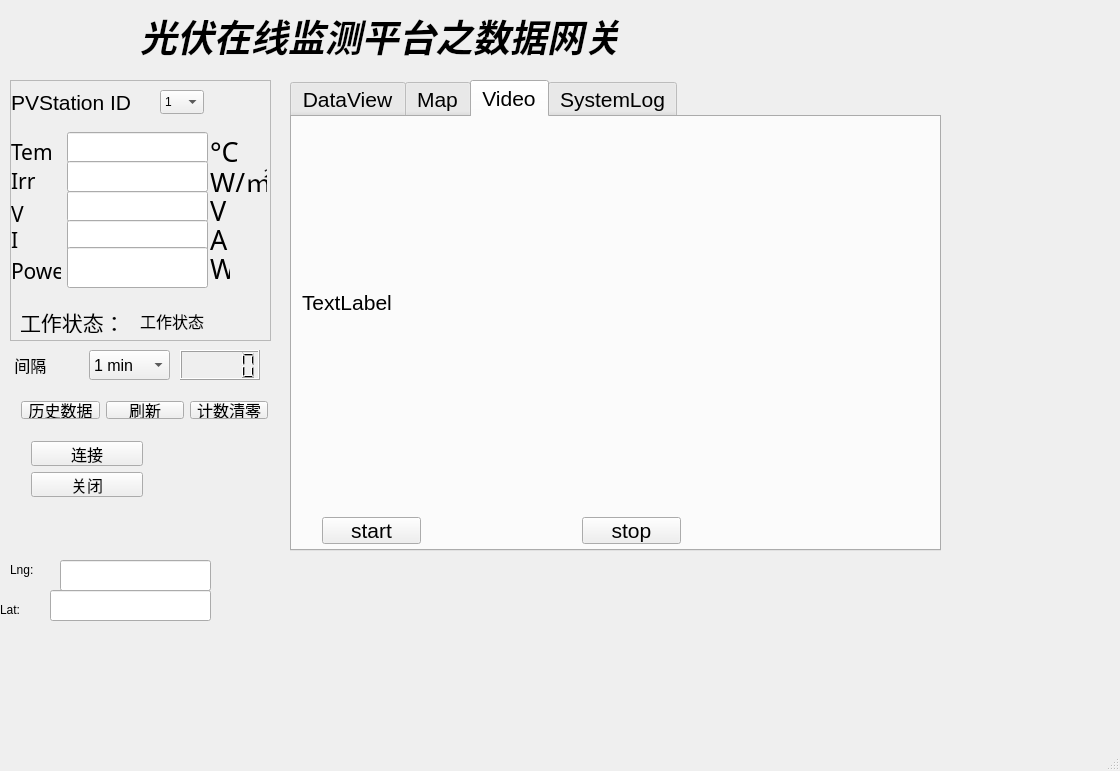
<?xml version="1.0" encoding="UTF-8"?>
<ui version="4.0">
 <class>GateWay</class>
 <widget class="QMainWindow" name="GateWay">
  <property name="geometry">
   <rect>
    <x>0</x>
    <y>0</y>
    <width>1120</width>
    <height>771</height>
   </rect>
  </property>
  <property name="windowTitle">
   <string>GateWay</string>
  </property>
  <widget class="QWidget" name="centralWidget">
   <widget class="QLabel" name="label">
    <property name="geometry">
     <rect>
      <x>140</x>
      <y>-10</y>
      <width>511</width>
      <height>91</height>
     </rect>
    </property>
    <property name="font">
     <font>
      <family>Ubuntu Mono</family>
      <pointsize>28</pointsize>
      <weight>75</weight>
      <italic>true</italic>
      <bold>true</bold>
     </font>
    </property>
    <property name="text">
     <string>光伏在线监测平台之数据网关</string>
    </property>
   </widget>
   <widget class="QFrame" name="frame">
    <property name="geometry">
     <rect>
      <x>10</x>
      <y>80</y>
      <width>261</width>
      <height>261</height>
     </rect>
    </property>
    <property name="frameShape">
     <enum>QFrame::StyledPanel</enum>
    </property>
    <property name="frameShadow">
     <enum>QFrame::Raised</enum>
    </property>
    <widget class="QLabel" name="SystemStatus">
     <property name="geometry">
      <rect>
       <x>130</x>
       <y>230</y>
       <width>71</width>
       <height>21</height>
      </rect>
     </property>
     <property name="sizePolicy">
      <sizepolicy hsizetype="Fixed" vsizetype="Fixed">
       <horstretch>0</horstretch>
       <verstretch>0</verstretch>
      </sizepolicy>
     </property>
     <property name="font">
      <font>
       <pointsize>12</pointsize>
      </font>
     </property>
     <property name="text">
      <string>工作状态</string>
     </property>
    </widget>
    <widget class="QLabel" name="label_12">
     <property name="geometry">
      <rect>
       <x>10</x>
       <y>230</y>
       <width>105</width>
       <height>23</height>
      </rect>
     </property>
     <property name="sizePolicy">
      <sizepolicy hsizetype="Fixed" vsizetype="Fixed">
       <horstretch>0</horstretch>
       <verstretch>0</verstretch>
      </sizepolicy>
     </property>
     <property name="font">
      <font>
       <pointsize>16</pointsize>
      </font>
     </property>
     <property name="text">
      <string>工作状态：</string>
     </property>
    </widget>
    <widget class="QLabel" name="label_10">
     <property name="geometry">
      <rect>
       <x>200</x>
       <y>177</y>
       <width>20</width>
       <height>23</height>
      </rect>
     </property>
     <property name="sizePolicy">
      <sizepolicy hsizetype="Fixed" vsizetype="Fixed">
       <horstretch>0</horstretch>
       <verstretch>0</verstretch>
      </sizepolicy>
     </property>
     <property name="font">
      <font>
       <family>Ubuntu Mono</family>
       <pointsize>20</pointsize>
      </font>
     </property>
     <property name="text">
      <string>W</string>
     </property>
    </widget>
    <widget class="QLabel" name="label_26">
     <property name="geometry">
      <rect>
       <x>1</x>
       <y>11</y>
       <width>161</width>
       <height>23</height>
      </rect>
     </property>
     <property name="sizePolicy">
      <sizepolicy hsizetype="Fixed" vsizetype="Fixed">
       <horstretch>0</horstretch>
       <verstretch>0</verstretch>
      </sizepolicy>
     </property>
     <property name="font">
      <font>
       <pointsize>16</pointsize>
      </font>
     </property>
     <property name="text">
      <string>PVStation ID</string>
     </property>
    </widget>
    <widget class="QComboBox" name="PvStationID">
     <property name="geometry">
      <rect>
       <x>150</x>
       <y>10</y>
       <width>44</width>
       <height>24</height>
      </rect>
     </property>
     <property name="sizePolicy">
      <sizepolicy hsizetype="Fixed" vsizetype="Fixed">
       <horstretch>0</horstretch>
       <verstretch>0</verstretch>
      </sizepolicy>
     </property>
     <item>
      <property name="text">
       <string>1</string>
      </property>
     </item>
     <item>
      <property name="text">
       <string>2</string>
      </property>
     </item>
     <item>
      <property name="text">
       <string>3</string>
      </property>
     </item>
     <item>
      <property name="text">
       <string>4</string>
      </property>
     </item>
     <item>
      <property name="text">
       <string>5</string>
      </property>
     </item>
    </widget>
    <widget class="QLineEdit" name="Temp">
     <property name="geometry">
      <rect>
       <x>57</x>
       <y>52</y>
       <width>141</width>
       <height>31</height>
      </rect>
     </property>
     <property name="sizePolicy">
      <sizepolicy hsizetype="Fixed" vsizetype="Fixed">
       <horstretch>0</horstretch>
       <verstretch>0</verstretch>
      </sizepolicy>
     </property>
    </widget>
    <widget class="QLabel" name="label_3">
     <property name="geometry">
      <rect>
       <x>200</x>
       <y>60</y>
       <width>30</width>
       <height>23</height>
      </rect>
     </property>
     <property name="sizePolicy">
      <sizepolicy hsizetype="Fixed" vsizetype="Fixed">
       <horstretch>0</horstretch>
       <verstretch>0</verstretch>
      </sizepolicy>
     </property>
     <property name="font">
      <font>
       <family>Ubuntu Mono</family>
       <pointsize>20</pointsize>
      </font>
     </property>
     <property name="text">
      <string>°C</string>
     </property>
    </widget>
    <widget class="QLabel" name="label_2">
     <property name="geometry">
      <rect>
       <x>1</x>
       <y>60</y>
       <width>40</width>
       <height>23</height>
      </rect>
     </property>
     <property name="sizePolicy">
      <sizepolicy hsizetype="Fixed" vsizetype="Fixed">
       <horstretch>0</horstretch>
       <verstretch>0</verstretch>
      </sizepolicy>
     </property>
     <property name="font">
      <font>
       <family>Ubuntu Mono</family>
       <pointsize>16</pointsize>
      </font>
     </property>
     <property name="text">
      <string>Temp</string>
     </property>
    </widget>
    <widget class="QLineEdit" name="Irr">
     <property name="geometry">
      <rect>
       <x>57</x>
       <y>81</y>
       <width>141</width>
       <height>31</height>
      </rect>
     </property>
     <property name="sizePolicy">
      <sizepolicy hsizetype="Fixed" vsizetype="Fixed">
       <horstretch>0</horstretch>
       <verstretch>0</verstretch>
      </sizepolicy>
     </property>
    </widget>
    <widget class="QLabel" name="label_5">
     <property name="geometry">
      <rect>
       <x>1</x>
       <y>89</y>
       <width>30</width>
       <height>23</height>
      </rect>
     </property>
     <property name="sizePolicy">
      <sizepolicy hsizetype="Fixed" vsizetype="Fixed">
       <horstretch>0</horstretch>
       <verstretch>0</verstretch>
      </sizepolicy>
     </property>
     <property name="font">
      <font>
       <family>Ubuntu Mono</family>
       <pointsize>16</pointsize>
      </font>
     </property>
     <property name="text">
      <string>Irr</string>
     </property>
    </widget>
    <widget class="QLabel" name="label_6">
     <property name="geometry">
      <rect>
       <x>200</x>
       <y>118</y>
       <width>20</width>
       <height>24</height>
      </rect>
     </property>
     <property name="sizePolicy">
      <sizepolicy hsizetype="Fixed" vsizetype="Fixed">
       <horstretch>0</horstretch>
       <verstretch>0</verstretch>
      </sizepolicy>
     </property>
     <property name="font">
      <font>
       <family>Ubuntu Mono</family>
       <pointsize>20</pointsize>
      </font>
     </property>
     <property name="text">
      <string>V</string>
     </property>
    </widget>
    <widget class="QLineEdit" name="Vmp">
     <property name="geometry">
      <rect>
       <x>57</x>
       <y>111</y>
       <width>141</width>
       <height>31</height>
      </rect>
     </property>
     <property name="sizePolicy">
      <sizepolicy hsizetype="Fixed" vsizetype="Fixed">
       <horstretch>0</horstretch>
       <verstretch>0</verstretch>
      </sizepolicy>
     </property>
    </widget>
    <widget class="QLabel" name="label_7">
     <property name="geometry">
      <rect>
       <x>1</x>
       <y>118</y>
       <width>51</width>
       <height>31</height>
      </rect>
     </property>
     <property name="sizePolicy">
      <sizepolicy hsizetype="Fixed" vsizetype="Fixed">
       <horstretch>0</horstretch>
       <verstretch>0</verstretch>
      </sizepolicy>
     </property>
     <property name="font">
      <font>
       <family>Ubuntu Mono</family>
       <pointsize>16</pointsize>
      </font>
     </property>
     <property name="text">
      <string>V</string>
     </property>
    </widget>
    <widget class="QLabel" name="label_4">
     <property name="geometry">
      <rect>
       <x>200</x>
       <y>89</y>
       <width>57</width>
       <height>23</height>
      </rect>
     </property>
     <property name="sizePolicy">
      <sizepolicy hsizetype="Fixed" vsizetype="Fixed">
       <horstretch>0</horstretch>
       <verstretch>0</verstretch>
      </sizepolicy>
     </property>
     <property name="font">
      <font>
       <family>Ubuntu Mono</family>
       <pointsize>20</pointsize>
      </font>
     </property>
     <property name="text">
      <string>W/㎡</string>
     </property>
    </widget>
    <widget class="QLabel" name="label_11">
     <property name="geometry">
      <rect>
       <x>1</x>
       <y>179</y>
       <width>50</width>
       <height>23</height>
      </rect>
     </property>
     <property name="sizePolicy">
      <sizepolicy hsizetype="Fixed" vsizetype="Fixed">
       <horstretch>0</horstretch>
       <verstretch>0</verstretch>
      </sizepolicy>
     </property>
     <property name="font">
      <font>
       <family>Ubuntu Mono</family>
       <pointsize>16</pointsize>
      </font>
     </property>
     <property name="text">
      <string>Power</string>
     </property>
    </widget>
    <widget class="QLabel" name="label_9">
     <property name="geometry">
      <rect>
       <x>1</x>
       <y>148</y>
       <width>30</width>
       <height>23</height>
      </rect>
     </property>
     <property name="sizePolicy">
      <sizepolicy hsizetype="Fixed" vsizetype="Fixed">
       <horstretch>0</horstretch>
       <verstretch>0</verstretch>
      </sizepolicy>
     </property>
     <property name="font">
      <font>
       <family>Ubuntu Mono</family>
       <pointsize>16</pointsize>
      </font>
     </property>
     <property name="text">
      <string>I</string>
     </property>
    </widget>
    <widget class="QLineEdit" name="Imp">
     <property name="geometry">
      <rect>
       <x>57</x>
       <y>140</y>
       <width>141</width>
       <height>31</height>
      </rect>
     </property>
     <property name="sizePolicy">
      <sizepolicy hsizetype="Fixed" vsizetype="Fixed">
       <horstretch>0</horstretch>
       <verstretch>0</verstretch>
      </sizepolicy>
     </property>
    </widget>
    <widget class="QLineEdit" name="Power">
     <property name="geometry">
      <rect>
       <x>57</x>
       <y>167</y>
       <width>141</width>
       <height>41</height>
      </rect>
     </property>
     <property name="sizePolicy">
      <sizepolicy hsizetype="Fixed" vsizetype="Fixed">
       <horstretch>0</horstretch>
       <verstretch>0</verstretch>
      </sizepolicy>
     </property>
    </widget>
    <widget class="QLabel" name="label_8">
     <property name="geometry">
      <rect>
       <x>200</x>
       <y>148</y>
       <width>20</width>
       <height>23</height>
      </rect>
     </property>
     <property name="sizePolicy">
      <sizepolicy hsizetype="Fixed" vsizetype="Fixed">
       <horstretch>0</horstretch>
       <verstretch>0</verstretch>
      </sizepolicy>
     </property>
     <property name="font">
      <font>
       <family>Ubuntu Mono</family>
       <pointsize>20</pointsize>
      </font>
     </property>
     <property name="text">
      <string>A</string>
     </property>
    </widget>
   </widget>
   <widget class="QTabWidget" name="tabWidget">
    <property name="geometry">
     <rect>
      <x>290</x>
      <y>80</y>
      <width>651</width>
      <height>471</height>
     </rect>
    </property>
    <property name="sizePolicy">
     <sizepolicy hsizetype="Fixed" vsizetype="Fixed">
      <horstretch>0</horstretch>
      <verstretch>0</verstretch>
     </sizepolicy>
    </property>
    <property name="font">
     <font>
      <pointsize>16</pointsize>
     </font>
    </property>
    <property name="currentIndex">
     <number>2</number>
    </property>
    <widget class="QWidget" name="Dataview">
     <attribute name="title">
      <string>DataView</string>
     </attribute>
     <widget class="QTableView" name="tableView">
      <property name="geometry">
       <rect>
        <x>12</x>
        <y>38</y>
        <width>601</width>
        <height>341</height>
       </rect>
      </property>
      <property name="sizePolicy">
       <sizepolicy hsizetype="Fixed" vsizetype="Fixed">
        <horstretch>0</horstretch>
        <verstretch>0</verstretch>
       </sizepolicy>
      </property>
     </widget>
     <widget class="QComboBox" name="comboBox">
      <property name="geometry">
       <rect>
        <x>10</x>
        <y>0</y>
        <width>91</width>
        <height>28</height>
       </rect>
      </property>
      <property name="sizePolicy">
       <sizepolicy hsizetype="Fixed" vsizetype="Fixed">
        <horstretch>0</horstretch>
        <verstretch>0</verstretch>
       </sizepolicy>
      </property>
      <property name="font">
       <font>
        <pointsize>14</pointsize>
       </font>
      </property>
      <item>
       <property name="text">
        <string>Temp</string>
       </property>
      </item>
      <item>
       <property name="text">
        <string>Irr</string>
       </property>
      </item>
      <item>
       <property name="text">
        <string>Vmp</string>
       </property>
      </item>
      <item>
       <property name="text">
        <string>Imp</string>
       </property>
      </item>
      <item>
       <property name="text">
        <string>Power</string>
       </property>
      </item>
     </widget>
    </widget>
    <widget class="QWidget" name="Map">
     <attribute name="title">
      <string>Map</string>
     </attribute>
    </widget>
    <widget class="QWidget" name="Video">
     <attribute name="title">
      <string>Video</string>
     </attribute>
     <widget class="QLabel" name="video_label">
      <property name="geometry">
       <rect>
        <x>10</x>
        <y>10</y>
        <width>601</width>
        <height>351</height>
       </rect>
      </property>
      <property name="text">
       <string>TextLabel</string>
      </property>
     </widget>
     <widget class="QPushButton" name="video_start">
      <property name="geometry">
       <rect>
        <x>30</x>
        <y>400</y>
        <width>99</width>
        <height>27</height>
       </rect>
      </property>
      <property name="text">
       <string>start</string>
      </property>
     </widget>
     <widget class="QPushButton" name="video_stop">
      <property name="geometry">
       <rect>
        <x>290</x>
        <y>400</y>
        <width>99</width>
        <height>27</height>
       </rect>
      </property>
      <property name="text">
       <string>stop</string>
      </property>
     </widget>
    </widget>
    <widget class="QWidget" name="SystemLog">
     <attribute name="title">
      <string>SystemLog</string>
     </attribute>
     <widget class="QListView" name="SystemLog_2">
      <property name="geometry">
       <rect>
        <x>20</x>
        <y>30</y>
        <width>431</width>
        <height>261</height>
       </rect>
      </property>
      <property name="sizePolicy">
       <sizepolicy hsizetype="Fixed" vsizetype="Fixed">
        <horstretch>0</horstretch>
        <verstretch>0</verstretch>
       </sizepolicy>
      </property>
      <property name="font">
       <font>
        <family>Ubuntu Mono</family>
        <pointsize>8</pointsize>
       </font>
      </property>
     </widget>
    </widget>
   </widget>
   <widget class="QWidget" name="widget_2" native="true">
    <property name="geometry">
     <rect>
      <x>0</x>
      <y>350</y>
      <width>271</width>
      <height>201</height>
     </rect>
    </property>
    <property name="sizePolicy">
     <sizepolicy hsizetype="Fixed" vsizetype="Fixed">
      <horstretch>0</horstretch>
      <verstretch>0</verstretch>
     </sizepolicy>
    </property>
    <widget class="QWidget" name="layoutWidget">
     <property name="geometry">
      <rect>
       <x>10</x>
       <y>40</y>
       <width>269</width>
       <height>40</height>
      </rect>
     </property>
     <layout class="QGridLayout" name="gridLayout_2">
      <item row="0" column="0">
       <widget class="QPushButton" name="HistoryTable">
        <property name="sizePolicy">
         <sizepolicy hsizetype="Fixed" vsizetype="Fixed">
          <horstretch>0</horstretch>
          <verstretch>0</verstretch>
         </sizepolicy>
        </property>
        <property name="font">
         <font>
          <pointsize>12</pointsize>
         </font>
        </property>
        <property name="text">
         <string>历史数据</string>
        </property>
       </widget>
      </item>
      <item row="0" column="1">
       <widget class="QPushButton" name="Fresh">
        <property name="sizePolicy">
         <sizepolicy hsizetype="Fixed" vsizetype="Fixed">
          <horstretch>0</horstretch>
          <verstretch>0</verstretch>
         </sizepolicy>
        </property>
        <property name="font">
         <font>
          <pointsize>12</pointsize>
         </font>
        </property>
        <property name="text">
         <string>刷新</string>
        </property>
       </widget>
      </item>
      <item row="0" column="2">
       <widget class="QPushButton" name="TestDataBase">
        <property name="font">
         <font>
          <pointsize>12</pointsize>
         </font>
        </property>
        <property name="text">
         <string>计数清零</string>
        </property>
       </widget>
      </item>
     </layout>
    </widget>
    <widget class="QWidget" name="layoutWidget_2">
     <property name="geometry">
      <rect>
       <x>20</x>
       <y>80</y>
       <width>251</width>
       <height>78</height>
      </rect>
     </property>
     <layout class="QGridLayout" name="gridLayout">
      <item row="0" column="0">
       <widget class="QPushButton" name="OpenSerial">
        <property name="sizePolicy">
         <sizepolicy hsizetype="Preferred" vsizetype="Preferred">
          <horstretch>0</horstretch>
          <verstretch>0</verstretch>
         </sizepolicy>
        </property>
        <property name="font">
         <font>
          <pointsize>12</pointsize>
         </font>
        </property>
        <property name="text">
         <string>连接</string>
        </property>
       </widget>
      </item>
      <item row="0" column="1">
       <widget class="QLabel" name="SerialStatus">
        <property name="sizePolicy">
         <sizepolicy hsizetype="Preferred" vsizetype="Preferred">
          <horstretch>0</horstretch>
          <verstretch>0</verstretch>
         </sizepolicy>
        </property>
        <property name="font">
         <font>
          <pointsize>12</pointsize>
         </font>
        </property>
        <property name="text">
         <string/>
        </property>
       </widget>
      </item>
      <item row="1" column="0">
       <widget class="QPushButton" name="CloseSerial">
        <property name="sizePolicy">
         <sizepolicy hsizetype="Preferred" vsizetype="Preferred">
          <horstretch>0</horstretch>
          <verstretch>0</verstretch>
         </sizepolicy>
        </property>
        <property name="font">
         <font>
          <pointsize>12</pointsize>
         </font>
        </property>
        <property name="text">
         <string>关闭</string>
        </property>
       </widget>
      </item>
      <item row="1" column="1">
       <widget class="QLabel" name="SystemConnectStatus">
        <property name="sizePolicy">
         <sizepolicy hsizetype="Preferred" vsizetype="Preferred">
          <horstretch>0</horstretch>
          <verstretch>0</verstretch>
         </sizepolicy>
        </property>
        <property name="font">
         <font>
          <pointsize>12</pointsize>
         </font>
        </property>
        <property name="text">
         <string/>
        </property>
       </widget>
      </item>
     </layout>
    </widget>
    <widget class="QComboBox" name="timeInterval_combox">
     <property name="geometry">
      <rect>
       <x>89</x>
       <y>0</y>
       <width>81</width>
       <height>30</height>
      </rect>
     </property>
     <property name="font">
      <font>
       <pointsize>12</pointsize>
      </font>
     </property>
     <item>
      <property name="text">
       <string>1 min</string>
      </property>
     </item>
     <item>
      <property name="text">
       <string>2 min</string>
      </property>
     </item>
     <item>
      <property name="text">
       <string>5 min</string>
      </property>
     </item>
    </widget>
    <widget class="QLCDNumber" name="lcdNumber_2">
     <property name="geometry">
      <rect>
       <x>180</x>
       <y>0</y>
       <width>80</width>
       <height>30</height>
      </rect>
     </property>
    </widget>
    <widget class="QLabel" name="label_15">
     <property name="geometry">
      <rect>
       <x>10</x>
       <y>0</y>
       <width>51</width>
       <height>30</height>
      </rect>
     </property>
     <property name="font">
      <font>
       <pointsize>12</pointsize>
      </font>
     </property>
     <property name="text">
      <string> 间隔</string>
     </property>
    </widget>
   </widget>
   <widget class="QLabel" name="label_13">
    <property name="geometry">
     <rect>
      <x>10</x>
      <y>550</y>
      <width>41</width>
      <height>40</height>
     </rect>
    </property>
    <property name="text">
     <string>Lng:</string>
    </property>
   </widget>
   <widget class="QLabel" name="label_14">
    <property name="geometry">
     <rect>
      <x>0</x>
      <y>590</y>
      <width>51</width>
      <height>40</height>
     </rect>
    </property>
    <property name="text">
     <string>Lat:</string>
    </property>
   </widget>
   <widget class="QLineEdit" name="Lat">
    <property name="geometry">
     <rect>
      <x>50</x>
      <y>590</y>
      <width>161</width>
      <height>31</height>
     </rect>
    </property>
    <property name="font">
     <font>
      <pointsize>14</pointsize>
     </font>
    </property>
   </widget>
   <widget class="QLineEdit" name="Lng">
    <property name="geometry">
     <rect>
      <x>60</x>
      <y>560</y>
      <width>151</width>
      <height>31</height>
     </rect>
    </property>
    <property name="font">
     <font>
      <pointsize>14</pointsize>
     </font>
    </property>
   </widget>
  </widget>
  <widget class="QStatusBar" name="statusBar"/>
 </widget>
 <layoutdefault spacing="6" margin="11"/>
 <resources/>
 <connections/>
</ui>
